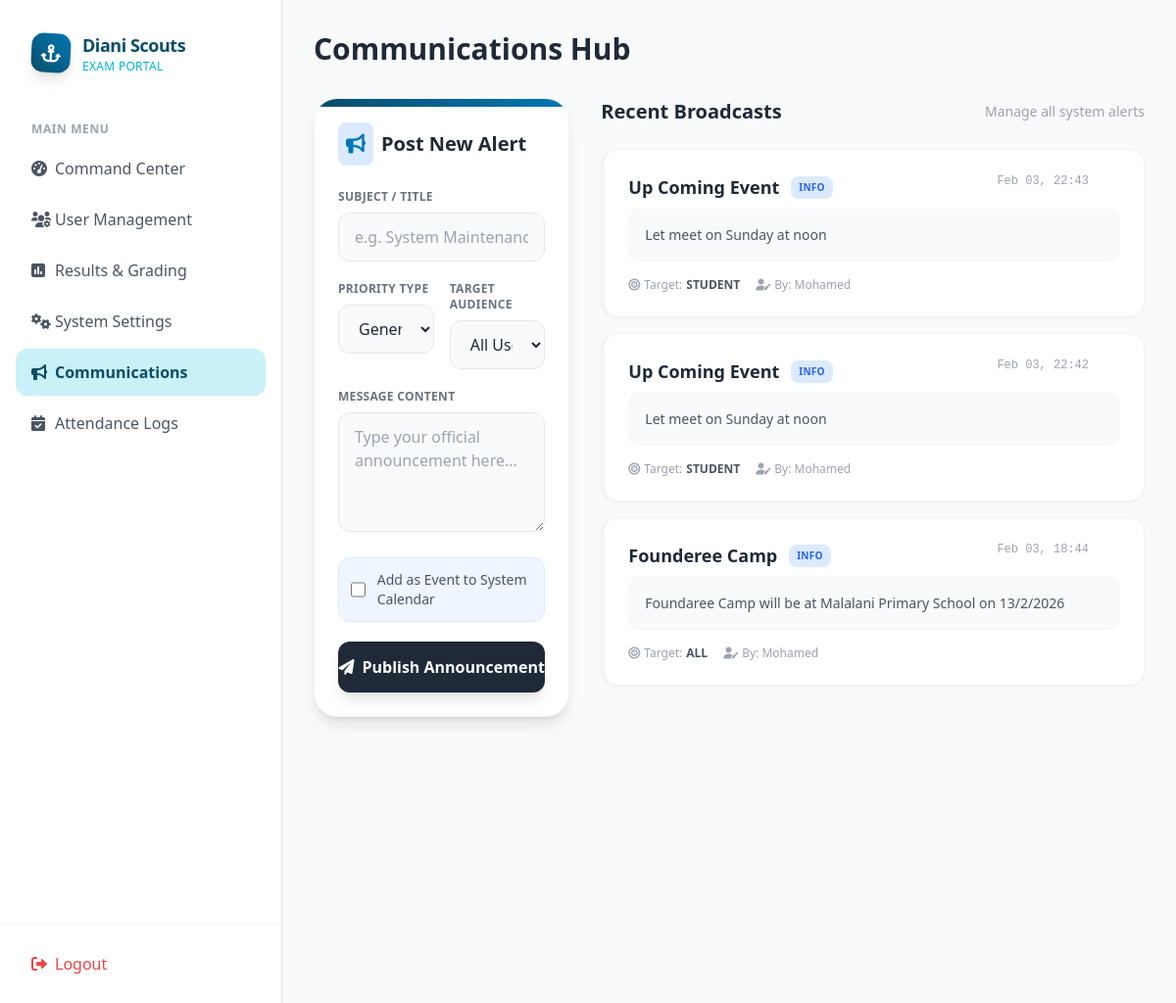
The app's page /admin/communications.php (signed in) with its own data.
### tables this page shows
CREATE TABLE `announcements` (
  `id` int(11) NOT NULL AUTO_INCREMENT,
  `title` varchar(255) NOT NULL,
  `message` text NOT NULL,
  `type` enum('info','warning','urgent') DEFAULT 'info',
  `created_by` int(11) DEFAULT NULL,
  `created_at` timestamp NULL DEFAULT current_timestamp(),
  `target_role` enum('all','student','instructor') DEFAULT 'all',
  PRIMARY KEY (`id`),
  KEY `created_by` (`created_by`),
  CONSTRAINT `announcements_ibfk_1` FOREIGN KEY (`created_by`) REFERENCES `users` (`id`) ON DELETE CASCADE
);

CREATE TABLE `users` (
  `id` int(11) NOT NULL AUTO_INCREMENT,
  `name` varchar(100) NOT NULL,
  `email` varchar(100) NOT NULL,
  `password` varchar(255) NOT NULL,
  `role` enum('student','instructor','admin') DEFAULT 'student',
  `created_at` timestamp NULL DEFAULT current_timestamp(),
  `school` varchar(255) DEFAULT NULL,
  `troop_id` varchar(50) DEFAULT NULL,
  `profile_image` varchar(255) DEFAULT 'assets/images/default_avatar.png',
  `status` enum('active','inactive') DEFAULT 'active',
  PRIMARY KEY (`id`),
  UNIQUE KEY `email` (`email`)
);

### admin/communications.php (the view, shortened to what this page needs)
<?php
include_once '../config/db.php';
$database = new PDO("mysql:host=$host;dbname=$db_name", $username, $password);
$stmt = $database->prepare("SELECT a.*, u.name as author FROM announcements a JOIN users u ON a.created_by = u.id ORDER BY a.created_at DESC");
$stmt->execute();
?>
<?php include_once '../includes/header.php'; ?>
<div class="flex flex-col md:flex-row flex-1 bg-gray-50 h-screen overflow-hidden font-sans">
    <?php include_once '../includes/sidebar.php'; ?>
    <main class="flex-1 overflow-y-auto p-4 md:p-8">
        <h1 class="text-3xl font-bold text-gray-800 mb-8">Communications Hub</h1>
        <div class="grid grid-cols-1 lg:grid-cols-3 gap-8">
            <div class="bg-white rounded-3xl shadow-lg border border-gray-100 p-6 h-fit relative overflow-hidden">
                <div class="absolute top-0 left-0 w-full h-2 bg-gradient-to-r from-brand-dark to-brand-blue"></div>
                <h2 class="text-xl font-bold text-gray-800 mb-6 flex items-center gap-2">
                    <span class="bg-blue-100 text-brand-blue p-2 rounded-lg"><i class="fas fa-bullhorn"></i></span> Post
                    New Alert
                </h2>
                <form action="save_announcement_logic.php" method="POST" class="space-y-5">
                    <div>
                        <label class="block text-gray-500 text-xs font-bold uppercase tracking-wide mb-2">Subject /
                            Title</label>
                        <input type="text" name="title" required
                            class="w-full px-4 py-3 bg-gray-50 border border-gray-200 rounded-xl focus:outline-none focus:ring-2 focus:ring-brand-blue/20 transition"
                            placeholder="e.g. System Maintenance">
                    </div>
                    <div class="grid grid-cols-2 gap-4">
                        <div>
                            <label class="block text-gray-500 text-xs font-bold uppercase tracking-wide mb-2">Priority
                                Type</label>
                            <select name="type" required
                                class="w-full px-4 py-3 bg-gray-50 border border-gray-200 rounded-xl focus:outline-none focus:ring-2 focus:ring-brand-blue/20 transition">
                                <option value="info">General Info ℹ️</option>
                            </select>
                        </div>
                        <div>
                            <label class="block text-gray-500 text-xs font-bold uppercase tracking-wide mb-2">Target
                                Audience</label>
                            <select name="target_role" required
                                class="w-full px-4 py-3 bg-gray-50 border border-gray-200 rounded-xl focus:outline-none focus:ring-2 focus:ring-brand-blue/20 transition">
                                <option value="all">All Users 🌍</option>
                            </select>
                        </div>
                    </div>
                    <div>
                        <label class="block text-gray-500 text-xs font-bold uppercase tracking-wide mb-2">Message
                            Content</label>
                        <textarea name="message" rows="4" required
                            class="w-full px-4 py-3 bg-gray-50 border border-gray-200 rounded-xl focus:outline-none focus:ring-2 focus:ring-brand-blue/20 transition"
                            placeholder="Type your official announcement here..."></textarea>
                    </div>
                    <div class="flex items-center gap-3 bg-blue-50 p-3 rounded-xl border border-blue-100">
                        <input type="checkbox" name="add_to_calendar" id="calendarCheck"
                            class="w-5 h-5 text-brand-blue rounded border-gray-300 focus:ring-brand-blue">
                        <label for="calendarCheck" class="text-sm text-gray-600 font-medium">Add as Event to System
                            Calendar</label>
                    </div>
                    <button type="submit"
                        class="w-full bg-gray-800 hover:bg-gray-900 text-white py-3.5 rounded-xl font-bold transition shadow-lg flex items-center justify-center gap-2 transform hover:scale-[1.02]">
                        <i class="fas fa-paper-plane"></i> Publish Announcement
                    </button>
                </form>
            </div>
            <div class="lg:col-span-2 space-y-6">
                <div class="flex items-center justify-between">
                    <h2 class="text-xl font-bold text-gray-800">Recent Broadcasts</h2>
                    <span class="text-sm text-gray-400">Manage all system alerts</span>
                </div>
                <?php if ($stmt->rowCount() > 0): ?>
                    <div class="space-y-4">
                        <?php while ($row = $stmt->fetch(PDO::FETCH_ASSOC)): ?>
                            <?php
                            $bg_class = 'border-l-4 border-blue-500 bg-white';
                            $badge_color = 'bg-blue-100 text-blue-600';
                            ?>
                            <div
                                class="<?php echo $bg_class; ?> rounded-2xl p-6 shadow-sm hover:shadow-md transition relative group border border-gray-100">
                                <div class="flex justify-between items-start mb-2 pr-8">
                                    <div class="flex items-center gap-3">
                                        <h3 class="font-bold text-gray-800 text-lg">
                                            <?php echo htmlspecialchars($row['title']); ?>
                                        </h3>
                                        <span
                                            class="px-2 py-1 rounded-lg text-[10px] font-bold uppercase tracking-wide <?php echo $badge_color; ?>">
                                            <?php echo $row['type']; ?>
                                        </span>
                                    </div>
                                    <span class="text-xs text-gray-400 font-mono">
                                        <?php echo date('M d, H:i', strtotime($row['created_at'])); ?>
                                    </span>
                                </div>
                                <p class="text-gray-600 mb-4 bg-gray-50 p-4 rounded-xl text-sm border border-gray-100">
                                    <?php echo nl2br(htmlspecialchars($row['message'])); ?>
                                </p>
                                <div class="flex items-center gap-4 text-xs">
                                    <span class="text-gray-400 flex items-center gap-1">
                                        <i class="fas fa-bullseye"></i> Target: <strong class="text-gray-600 uppercase">
                                            <?php echo $row['target_role']; ?>
                                        </strong>
                                    </span>
                                    <span class="text-gray-400 flex items-center gap-1">
                                        <i class="fas fa-user-edit"></i> By:
                                        <?php echo htmlspecialchars($row['author']); ?>
                                    </span>
                                </div>
                            </div>
                        <?php endwhile; ?>
                    </div>
                <?php endif; ?>
            </div>
        </div>
    </main>
</div>
<?php include_once '../includes/footer.php'; ?>

### assets/css/style.css (style rules this page uses)
body { font-family: 'Inter', sans-serif; }

### records on screen
announcements: title "Up Coming Event", type "INFO", created_at "Feb 03, 22:43", message "Let meet on Sunday at noon", target_role "STUDENT", created_by.name "Mohamed"
announcements: title "Up Coming Event", type "INFO", created_at "Feb 03, 22:42", message "Let meet on Sunday at noon", target_role "STUDENT", created_by.name "Mohamed"
announcements: title "Founderee Camp", type "INFO", created_at "Feb 03, 18:44", message "Foundaree Camp will be at Malalani Primary School on 13/2/2026", target_role "ALL", created_by.name "Mohamed"
